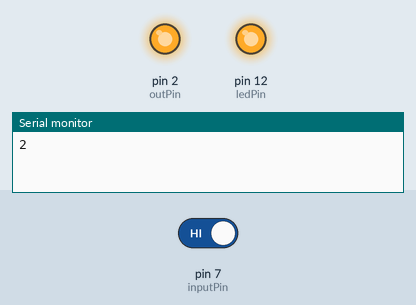
Recording of a sketch running on a simulated Arduino Uno, built with avr-gcc and run on an emulated ATmega328P. Shown: output pins drawn as LEDs (lit = HIGH), the last lines printed to the serial monitor. Dashed ring = blinking. The inputs (shaded band) are chosen by the test bench; at power-on: pin 7 (inputPin) HIGH.

Above: at 1.2 s.
1.3 s: pin 7 (inputPin) driven LOW
At 2.4 s:
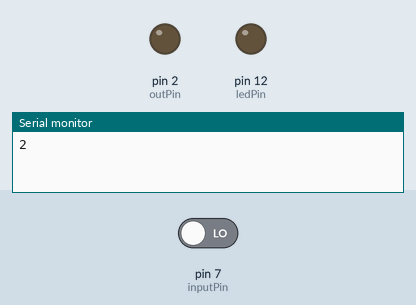
3.5 s: pin 7 (inputPin) driven HIGH
At 4.2 s:
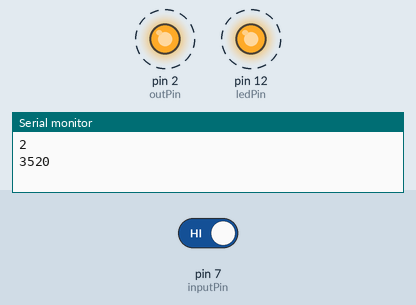
Timing chart, 0 to 12.5 s (numbered marks = the images above; inputs shaded):
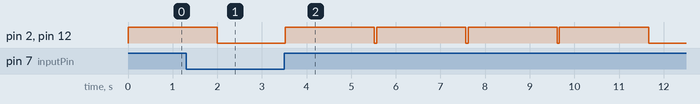

The sketch:

ArduinoControllerTMS.ino
```cpp
int inputPin = 7; // Input will be connected to pin 7
int outPin = 2; // The voltage output will be to pin 13
int ledPin = 12; // Indicator LED will be connected to pin 12
int voltIn = 0; // variable for reading voltage
int StimulationTime = 2.75; // seconds of stimulation time
unsigned long timeOn; // variable for time stimulation has been on
unsigned long StimulationTimeInMillis; // Variable for how long to stimulate
unsigned long shutOffTime; // variable for time to shut off

// Variables to prevent random fluctuations from turning device on.
int TimesNecessaryToStimulate = 10;
int ReceivedOnSignals = 0;

int wasOn = 0;
int isOn = 0;
unsigned long currTime; // variable for reading time

void setup() {
  // set up pins
  pinMode(inputPin, INPUT);
  pinMode(outPin, OUTPUT);
  pinMode(ledPin, OUTPUT);

  // serial for debugging
  Serial.begin(9600);
  // figure out the stimulation time in milliseconds.
  StimulationTimeInMillis = StimulationTime * 1000;
}

void loop() {
  // Read the inputs

  voltIn = digitalRead(inputPin);


  if(voltIn == LOW)
  {
    ReceivedOnSignals = 0;
  }

  // if the input is on, and the output isn't on already
  if(voltIn == 1 && isOn == 0)
  {
    ReceivedOnSignals = ReceivedOnSignals + 1;

    //Serial.println(ReceivedOnSignals);
    if(ReceivedOnSignals >= TimesNecessaryToStimulate)
    {
      isOn = 1;
      timeOn = millis();
      digitalWrite(outPin, HIGH);
      digitalWrite(ledPin, HIGH);

      // get the current time and calculate when to shut off.
      shutOffTime = timeOn + StimulationTimeInMillis;
      Serial.println(timeOn);
     // Serial.println(shutOffTime);
    }

  }


  // Turn of the input when the time has elapsed
  currTime = millis();
  if(isOn == 1 && currTime >= shutOffTime)
  {
    ReceivedOnSignals = 0;
    //Serial.println(currTime);
    digitalWrite(outPin, LOW);
    digitalWrite(ledPin, LOW);
    isOn = 0;
  }
}
```

Measured:
- after the input at 1.3 s, pin 2 (outPin), pin 12 (ledPin): goes on until 2.0 s, then stays LOW
- after the input at 3.5 s, pin 2 (outPin), pin 12 (ledPin): alternates HIGH for 2.0 s and LOW for 0.05 s, starting at once
